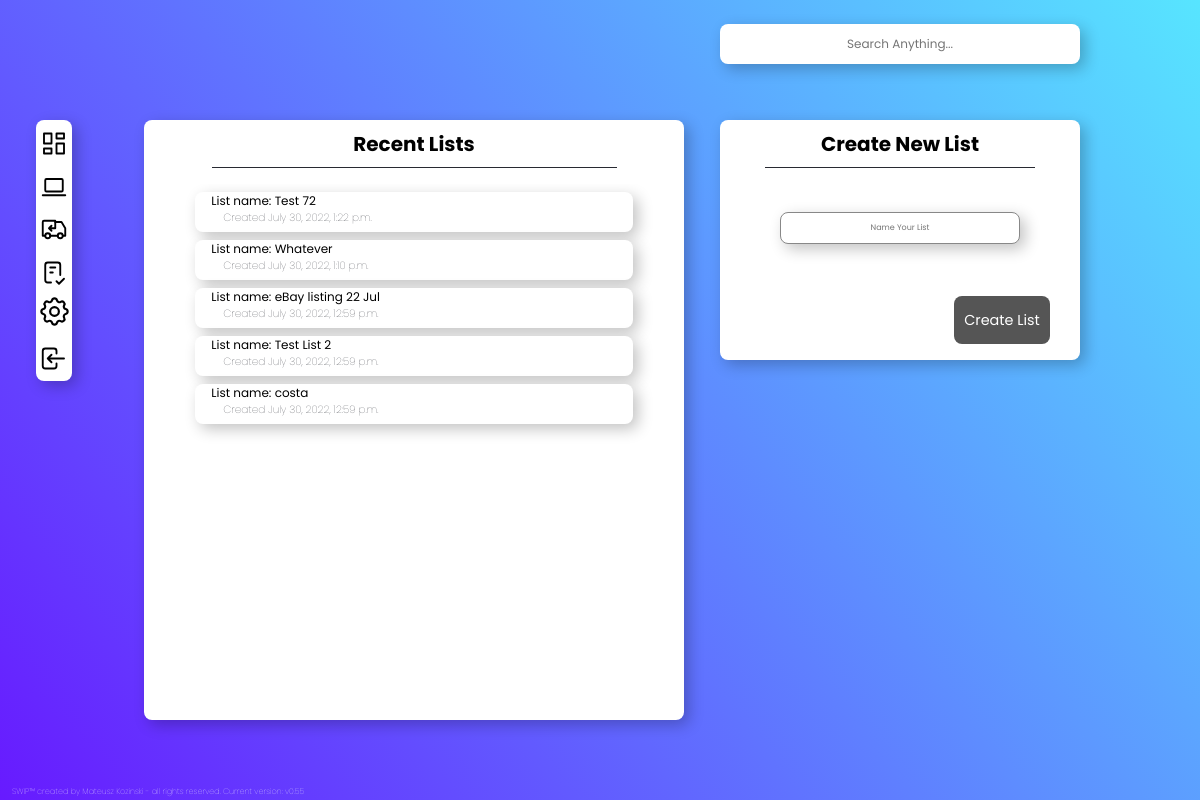
The app's page /lists, older data.
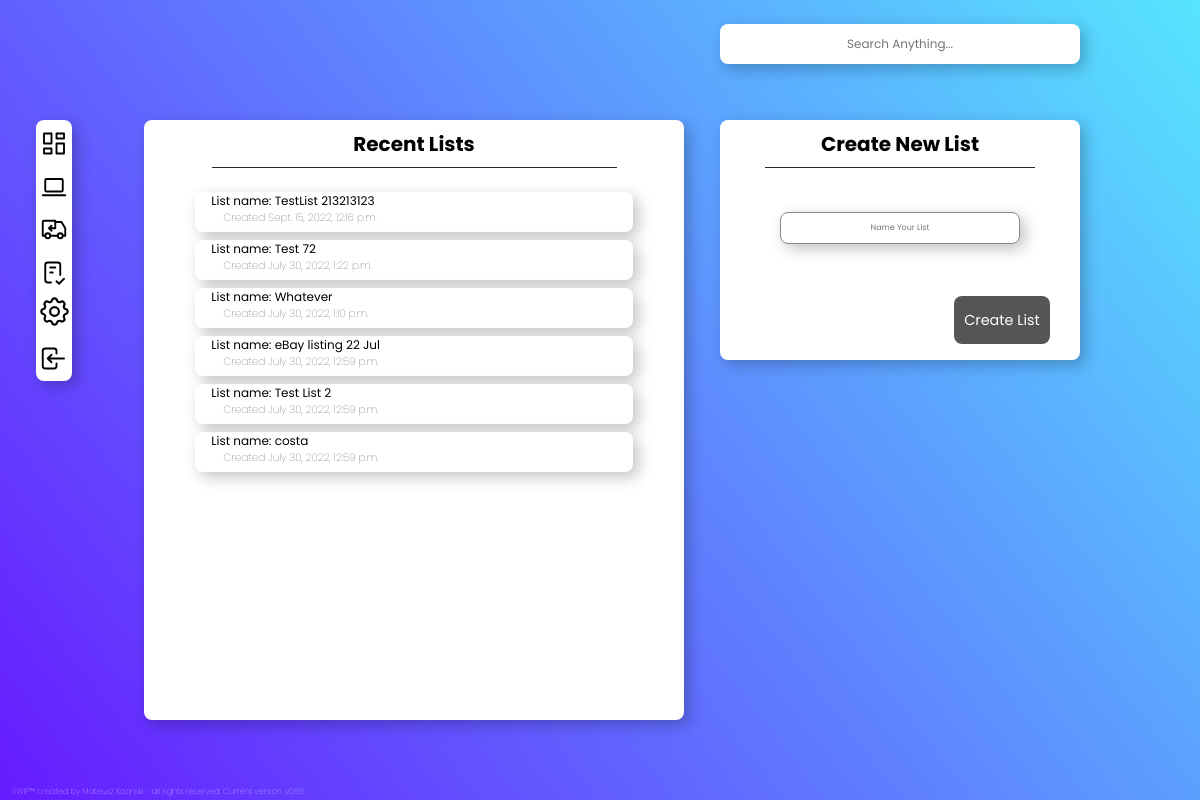
The same page, newer data.
### SWIPapp/models.py (models this page shows)
class Lists(models.Model):
    ListName = models.CharField(max_length=100, default='')
    AttachedAssets = models.ManyToManyField(Asset)
    Created = models.DateTimeField(auto_now_add=True)
    class Meta:
        ordering =['-Created']

### SWIPapp/views.py (the view)
# urls.py: path('lists', views.lists, name='lists'),
def lists(request):
    list = Lists.objects.filter()[:20]
    form = CreateNewList()
    if request.method == 'POST':
        form = CreateNewList(request.POST)
        if form.is_valid():
            form.save()
    context = {'list':list,
                'form':form
    }
    return render (request, 'SWIPapp/lists.html', context)

### SWIPapp/forms.py
class CreateNewList(forms.ModelForm):
    class Meta:
        model = Lists
        fields = ('ListName', )
        widgets = {
            'ListName': forms.TextInput(attrs={'class': 'ListName', 'placeholder': 'Name Your List'}),
    }

### SWIPapp/templates/SWIPapp/lists.html (shortened to what this page needs)
{% extends "SWIPapp/navbar.html" %}
{% load static %}
{%block content%}
<div class="recentorders">
    <div class='listtitle'>
        <h4> Recent Lists </h4>
    </div>
    <div class='listcontainer'>
        {%for i in list %}
        <a href='/list/{{i.id}}'>
            <div class="listitem2">
                <p class="maininfo"> List name: {{i.ListName}}</p>
                <p class="moreinfo"> Created {{i.Created}} </p>
            </div>
        </a>
        {% endfor %}
    </div>
</div>
<div class='createorder'>
    <div class='listtitle'><h4> Create New List</h4></div>
    <form method="POST" action =''>
    {{form.ListName}}
    <button class="submitbtn", name="save">Create List</button>
</form>
</div>
{% endblock %}

Row changes from the older to the newer data that the page shows:
added Lists: ListName "TestList 213213123", Created "Sept. 15, 2022, 12:16 p.m."
